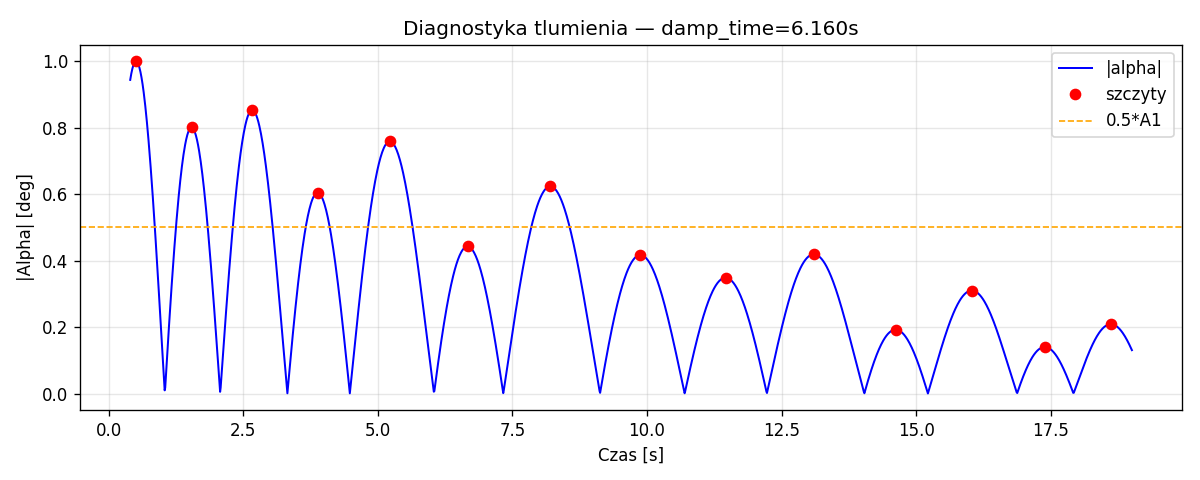

This chart was generated by the following Python code:
"""
debug_damp.py — diagnostyka czasu tlumienia alpha
Uruchom z katalogu FlightSim: python debug_damp.py
"""
import sys, numpy as np
from pathlib import Path
sys.path.insert(0, str(Path(__file__).parent))

from aero import get_aero_model
from datcom_io.config_reader import load_config
from datcom_io.rocket_builder import build_mass_model, build_propulsion, build_geometry, build_initial_state
from models.atmosphere import create_atmosphere
from models.gravity import create_gravity
from forces.force_model6 import ForceModel6DOF
from core.solver6 import run_simulation_6dof
from geo.geographic import GeoModule, MissionConfig
import matplotlib.pyplot as plt

CASE_NAME = "rocket_36mm_malarakieta_base"
cfg     = load_config(f"configurations/{CASE_NAME}.yaml")
mission = MissionConfig.from_yaml("missions/mission_01.yaml")
geo     = GeoModule(mission)
aero    = get_aero_model(CASE_NAME, method="missile_datcom")
initial = build_initial_state(mission)

mass = build_mass_model(cfg)
prop = build_propulsion(cfg)
geom = build_geometry(cfg)
geom.xcp = float(aero.xcp_table[len(aero.alpha_table)//2, 0])

fm = ForceModel6DOF(
    atmosphere=create_atmosphere("ISA"),
    mass_model=mass, aero_model=aero,
    gravity=create_gravity("constant"),
    geometry=geom, propulsion=prop,
)
result = run_simulation_6dof(fm, initial, t_max=60., z_ground=0.,
                             max_step=0.1, rtol=1e-3, atol=1e-5)

# Burnout
tp = cfg.propulsion.thrust_profile
t_burnout = float(max(t for t, f in tp if f > 0.0))
print(f"t_burnout = {t_burnout}s")

alpha_deg = np.abs(np.degrees(result.alpha))
t_arr     = result.t

idx_start = int(np.searchsorted(t_arr, t_burnout + 0.1))
alpha_post = alpha_deg[idx_start:]
t_post     = t_arr[idx_start:]

print(f"alpha_post: min={alpha_post.min():.4f} max={alpha_post.max():.4f} len={len(alpha_post)}")

# Lokalne maksima
from scipy.signal import find_peaks
peaks_rel, props = find_peaks(alpha_post, height=0.05)
print(f"Liczba szczytow: {len(peaks_rel)}")
if len(peaks_rel) > 0:
    print("Pierwsze 5 szczytow:")
    for pk in peaks_rel[:5]:
        print(f"  t={t_post[pk]:.3f}s  alpha={alpha_post[pk]:.4f}°")

# Oblicz damp_time
damp_time = float('nan')
if len(peaks_rel) >= 2:
    A1 = alpha_post[peaks_rel[0]]
    t1 = t_post[peaks_rel[0]]
    print(f"\nA1={A1:.4f}°  t1={t1:.3f}s  prog=0.5*A1={0.5*A1:.4f}°")
    for pk in peaks_rel[1:]:
        print(f"  pk: t={t_post[pk]:.3f}s  A={alpha_post[pk]:.4f}° {'<= prog' if alpha_post[pk]<=0.5*A1 else ''}")
        if alpha_post[pk] <= 0.5 * A1:
            damp_time = t_post[pk] - t1
            break
print(f"\ndamp_time = {damp_time:.3f}s")

# Wykres
fig, ax = plt.subplots(figsize=(10, 4))
ax.plot(t_post, alpha_post, 'b-', lw=1.2, label='|alpha|')
if len(peaks_rel) > 0:
    ax.plot(t_post[peaks_rel], alpha_post[peaks_rel],
            'ro', ms=6, label='szczyty')
    ax.axhline(0.5*alpha_post[peaks_rel[0]], color='orange',
               ls='--', lw=1, label='0.5*A1')
ax.set_xlabel("Czas [s]"); ax.set_ylabel("|Alpha| [deg]")
ax.set_title(f"Diagnostyka tlumienia — damp_time={damp_time:.3f}s")
ax.legend(); ax.grid(alpha=0.3)
plt.tight_layout()
plt.savefig("debug_damp.png", dpi=120)
plt.close()
print("Zapisano: debug_damp.png")

# Test nowej metody - dopasowanie eksponenty
print("\n=== Nowa metoda — dopasowanie eksponenty ===")
from scipy.signal import find_peaks as _fp
idx_s = int(np.searchsorted(t_arr, t_burnout + 0.1))
a_post = alpha_deg[idx_s:]
t_post2 = t_arr[idx_s:]
peaks_r, _ = _fp(a_post, height=0.05)

if len(peaks_r) >= 4:
    t_pk = t_post2[peaks_r].astype(float)
    A_pk = a_post[peaks_r].astype(float)
    mask = A_pk > 1e-6
    b, a_coef = np.polyfit(t_pk[mask], np.log(A_pk[mask]), 1)
    tau = -1.0/b if b < 0 else float('nan')
    damp_exp = np.log(0.5)/b if b < 0 else float('nan')
    print(f"tau={tau:.2f}s  damp_time(exp)={damp_exp:.2f}s  b={b:.4f}")

    fig2, ax2 = plt.subplots(figsize=(10,4))
    ax2.plot(t_post2, a_post, 'b-', lw=1, alpha=0.6)
    ax2.plot(t_pk, A_pk, 'ro', ms=5, label='szczyty')
    t_fit = np.linspace(t_pk[0], t_pk[-1], 200)
    ax2.plot(t_fit, np.exp(a_coef + b*t_fit), 'g--', lw=2, label=f'exp fit (tau={tau:.1f}s)')
    ax2.axhline(0.5*A_pk[0], color='orange', ls='--', lw=1, label='0.5*A1')
    ax2.set_xlabel("Czas [s]"); ax2.set_ylabel("|Alpha| [deg]")
    ax2.set_title(f"Fit eksponenty — damp_time={damp_exp:.2f}s")
    ax2.legend(); ax2.grid(alpha=0.3)
    plt.tight_layout()
    plt.savefig("debug_damp_exp.png", dpi=120)
    plt.close()
    print("Zapisano: debug_damp_exp.png")
